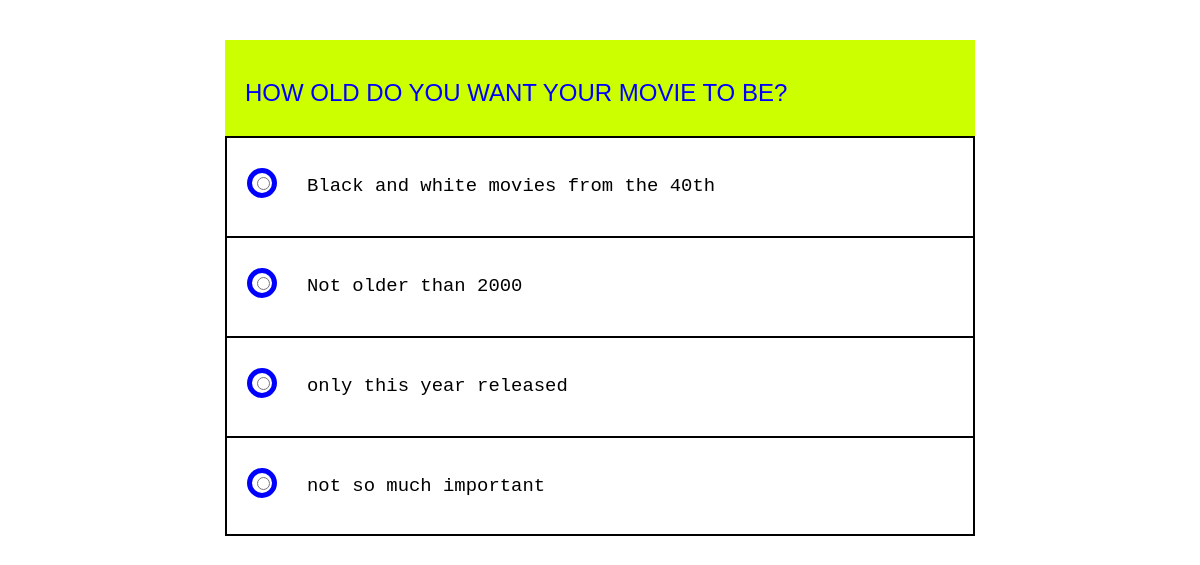
Page /quiz/question.php?n=5 on the committed database.
### tables this page shows
CREATE TABLE `questions` (
  `id` int(11) NOT NULL,
  `text_questions` text NOT NULL
);

CREATE TABLE `choices` (
  `id` int(11) NOT NULL,
  `id_question` int(11) DEFAULT NULL,
  `text` text NOT NULL
);

### quiz/question.php (the view, shortened to what this page needs)
<?php include "database.php" ?>
<?php
if (isset($_GET['n'])){
    $number =(int) $_GET['n'];
}else{
    $number =1;
}
$query = "SELECT * FROM `questions` WHERE id = $number";
$result = $mysqli->query($query) or die();
$question = $result ->fetch_assoc();
$query = "SELECT * FROM `choices`as c left Join questions as q on q.id  =c.id_question  WHERE c.id_question =$number";
$choices = $mysqli ->query($query) or die();
?>
<!DOCTYPE html>
<html lang="en">
<head>
	<link href="https://maxcdn.bootstrapcdn.com/bootstrap/3.3.0/css/bootstrap.min.css" rel="stylesheet" id="bootstrap-css">
<link rel="stylesheet" href="style.css">
</head>
<body>
	<div class="container">
		<div class="row"><br><br>
			<div class="col-sm-8 col-sm-offset-2">
				<div id="quiz">
					<div class="question">
						<h3>
							<span id="question"> <?php echo $question['text_questions']; ?></span>
						</h3>
					</div>
					<form action="process.php" method="get">
						<ul>
							<?php while ($row = $choices->fetch_assoc()): ?>
							<li>
								<input type="radio" class="radio" name="radio">
								<label for="f-option"  class="element-animation" > <?php echo $row['text'] ?> </label>
								<div class="check"><div class="inside"></div></div>
							</li>
							<?php endwhile; ?>
						</ul>
					</form>
				</div>
			</div>
		</div>
		<div class="row">
			<div class="col-sm-8 col-sm-offset-2">
			</div>
		</div>
	</div>
</body>
</html>

### quiz/style.css (style rules this page uses)
body, html { height: 100%; background: #ffffff; font-family: 'Source Code', monospace; }
form { margin: 0 auto; }
.question { background: #ccff00; padding: 20px; color: #0000ff; font-family: helvetica, sans-serif; text-transform: uppercase; font-weight: 700; }
.container ul { list-style: none; margin: 0; padding: 0; }
ul li { color: black; display: block; position: relative; float: left; width: 100%; height: 100px; border-top: 2px solid #000000; border-right: 2px solid #000000; border-left: 2px solid #000000; border-bottom: none; background: #ffffff; }
ul li:last-of-type { border-bottom: 2px solid #000000; }
ul li input[type=radio] { position: absolute; border: 5px solid #00FF00; visibility:0.01; display: block; position: absolute; border: 5px solid #AAAAAA; border-radius: 100%; top: 35px; left: 30px; z-index: 10; }
ul li label { display: block; position: relative; font-weight: 300; font-size: 1.35em; padding: 25px 25px 25px 80px; margin: 10px auto; height: 30px; z-index: 9; cursor: pointer; -webkit-transition: all 0.25s linear; }
ul li .check { display: block; position: absolute; border: 5px solid #0000ff; border-radius: 100%; height: 30px; width: 30px; top: 30px; left: 20px; transition: border .25s linear; -webkit-transition: border .25s linear; }
ul li .check::before { display: block; position: absolute; content: ''; border-radius: 100%; height: 14px; width: 14px; top: 3px; left: 3px; margin: auto; transition: background 0.25s linear; -webkit-transition: background 0.25s linear; }
ul { margin: 0 auto; }

### rows in the picture
questions: text_questions "HOW OLD DO YOU WANT YOUR MOVIE TO BE?"
choices: text "Black and white movies from the 40th"
choices: text "Not older than 2000"
choices: text "only this year released"
choices: text "not so much important"
